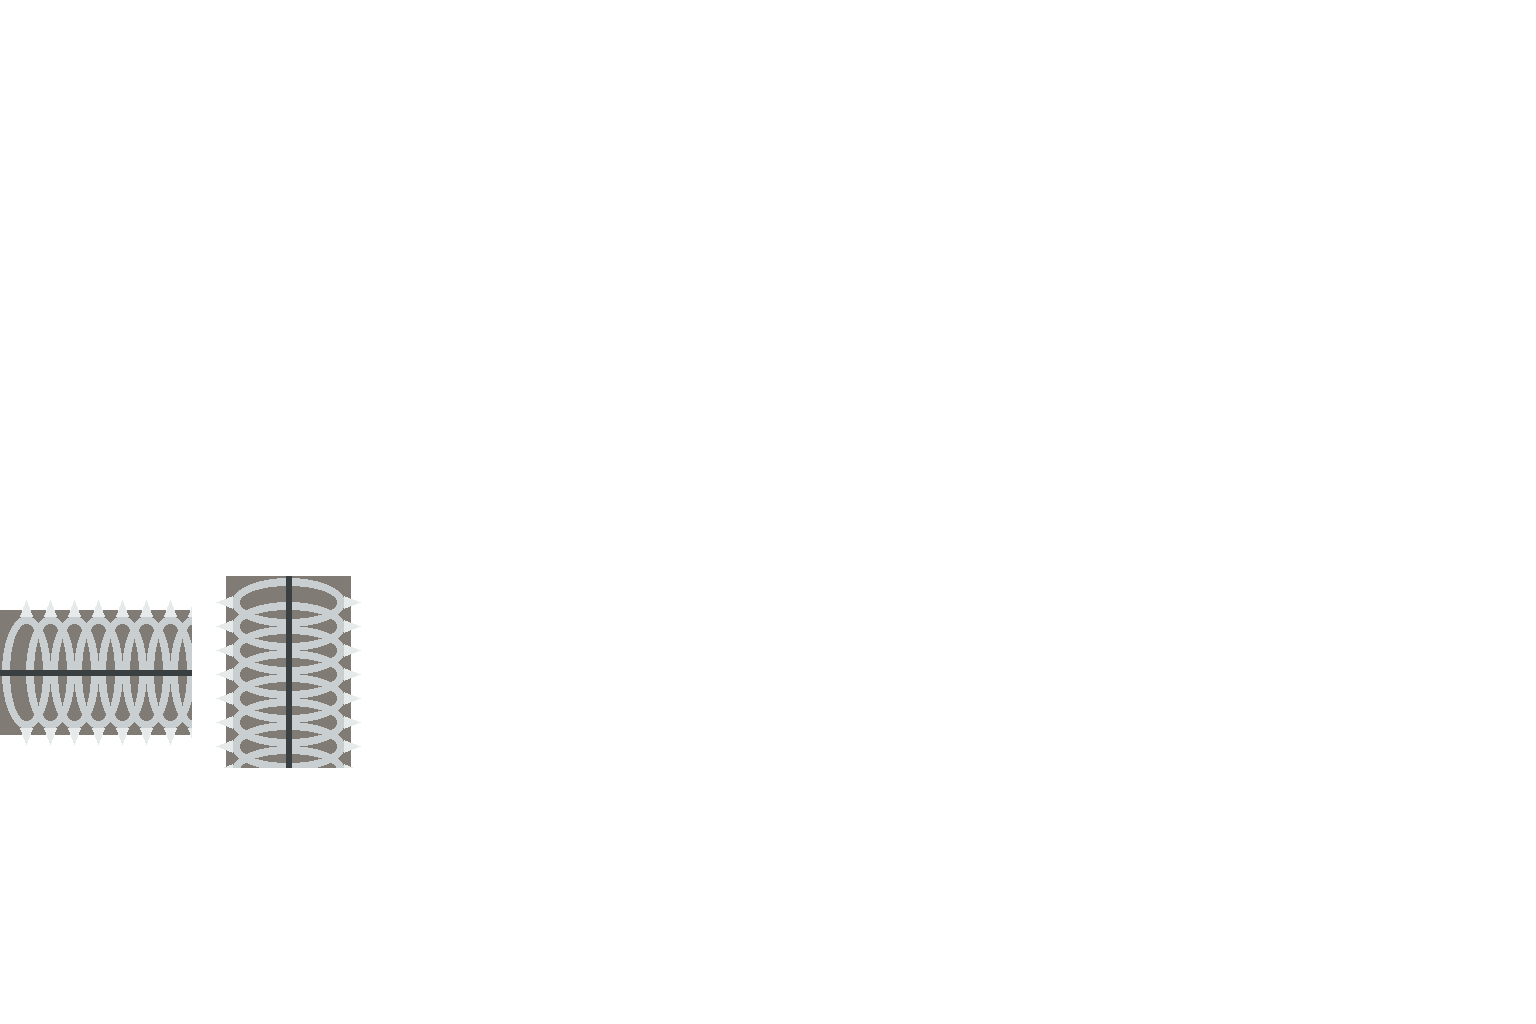

Python code for this plot:
"""Geometry only: a bolder concertina wire for the fort belt, two 192px full-cell frames.

Canvas 1536x1024, the same registration as fort-earthworks (frame 0 at (0, 576) horizontal run, frame 1 at (192, 576)
vertical run), so the result is composited over those two frames of the earthworks sheet by
art-source/tilesets/composite-fort-wire.py and exported through the ordinary tileset pipeline.

The v1 coil was 60px of a 192px cell, a grey hairline on tan earth. This one fills ~62% of the cell width (120px
coils), carries a dark contact-shadow band so the obstacle reads against bare earth, bright galvanised strands and
sharp barbs, and edge-to-edge runs so neighbours join.
"""
from pathlib import Path
from PIL import Image, ImageDraw

ROOT = Path(__file__).resolve().parents[2]
S = 192


def wire(horizontal):
    cell = Image.new('RGBA', (S, S))
    d = ImageDraw.Draw(cell)
    # contact shadow band: dark disturbed earth under the whole run
    band = (0, S // 2 - 62, S, S // 2 + 62) if horizontal else (S // 2 - 62, 0, S // 2 + 62, S)
    d.rectangle(band, fill=(40, 30, 22, 150))
    for i in range(0, S, 24):
        box = (i + 2, S // 2 - 56, i + 50, S // 2 + 56) if horizontal else (S // 2 - 56, i + 2, S // 2 + 56, i + 50)
        d.ellipse(box, outline='#c9ced0', width=8)
        # barbs at the top and bottom of every coil
        for sign in (-1, 1):
            if horizontal:
                x, y = i + 26, S // 2 + sign * 56
                d.polygon([(x - 6, y), (x + 6, y), (x, y + sign * 16)], fill='#e6eaeb')
            else:
                x, y = S // 2 + sign * 56, i + 26
                d.polygon([(x, y - 6), (x, y + 6), (x + sign * 16, y)], fill='#e6eaeb')
    d.line((0, S // 2, S, S // 2) if horizontal else (S // 2, 0, S // 2, S), fill='#3a3f41', width=6)
    return cell


guide = Image.new('RGBA', (1536, 1024))
guide.alpha_composite(wire(True), (0, 3 * S))
guide.alpha_composite(wire(False), (S, 3 * S))
guide.save(ROOT / 'art-source/templates/fort-wire-guide.png')
